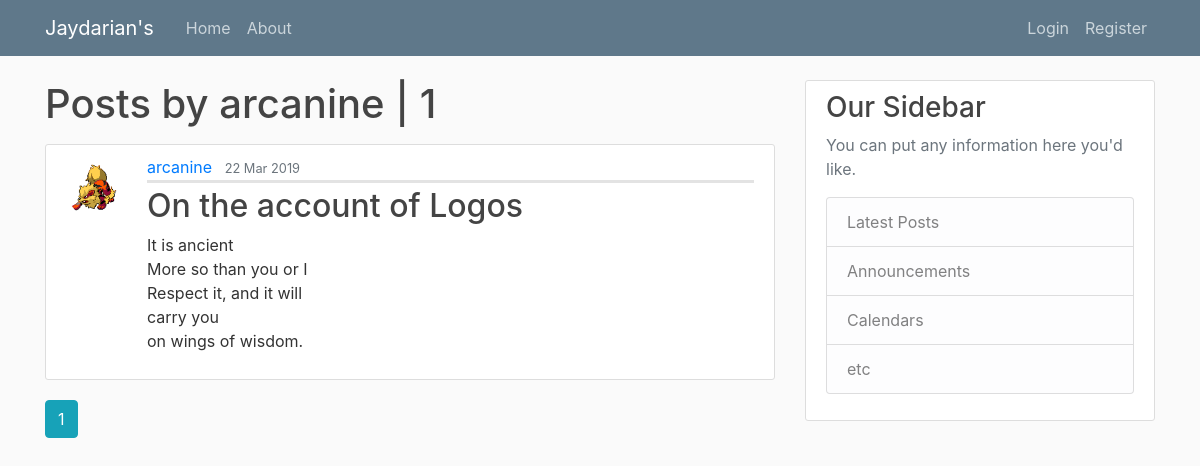
The page /user/arcanine on the database as committed earlier.
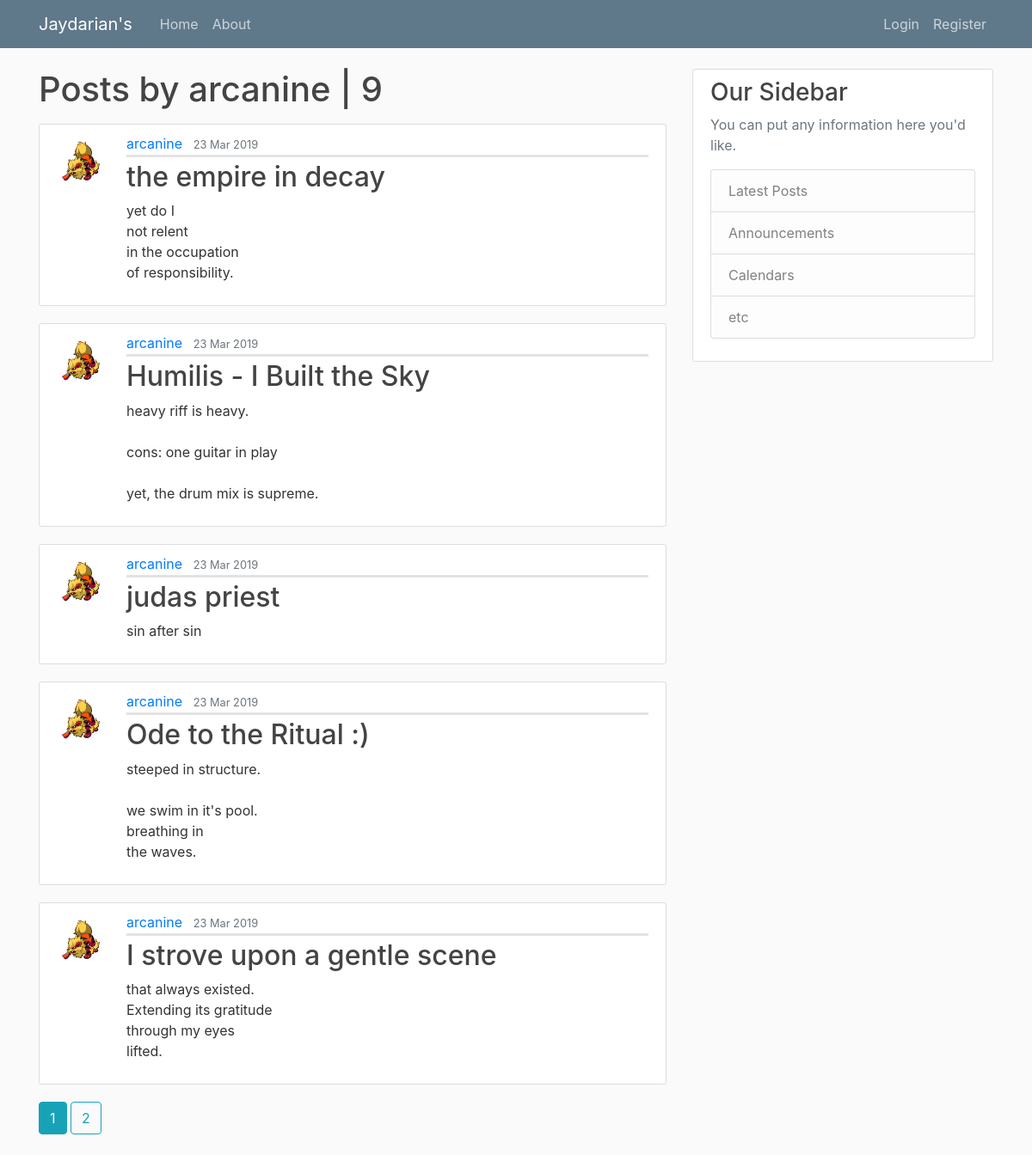
The same page on the database as committed later.
### jay_site/models.py (models this page shows, shortened)
class User(db.Model, UserMixin):
    id = db.Column(db.Integer, primary_key=True)
    username = db.Column(db.String(20), unique=True, nullable=False)
    email = db.Column(db.String(120), unique=True, nullable=False)
    image_file = db.Column(db.String(20), nullable=False, default='default.jpg')
    password = db.Column(db.String(60), nullable=False)
    posts = db.relationship('Post', backref='author', lazy=True)

class Post(db.Model):
    id = db.Column(db.Integer, primary_key=True)
    title = db.Column(db.String(100), nullable=False)
    date_posted = db.Column(db.DateTime, nullable=False, default=datetime.utcnow)
    content = db.Column(db.Text, nullable=False)
    user_id = db.Column(db.Integer, db.ForeignKey('user.id'), nullable=False)

### jay_site/users/routes.py (the view)
@users.route("/user/<string:username>")
def user_posts(username):
    page = request.args.get('page', 1, type=int)  # what ever is after the `?` in the URL
    user = User.query.filter_by(username=username).first_or_404()
    posts = Post.query.filter_by(author=user)\
        .order_by(Post.date_posted.desc())\
        .paginate(page=page, per_page=5)
    return render_template('user_posts.html', posts=posts, user=user)

### jay_site/templates/user_posts.html
{% extends "layout.html" %}
{% block content %}
<h1 class="mb-3">Posts by {{ user.username }} | {{ posts.total }}</h1>
    {% for post in posts.items %}
        <article class="media content-section">
          <img class="rounded-circle article-img" src="{{ url_for('static', filename='profile_pics/' + post.author.image_file) }}">
          <div class="media-body">
            <div class="article-metadata">
              <a class="mr-2" href="{{ url_for('users.user_posts', username=post.author.username) }}">{{ post.author.username }}</a>
              <small class="text-muted">{{ post.date_posted.strftime('%d %b %Y') }}</small>
            </div>
            <h2><a class="article-title" href="{{ url_for('posts.post', post_id=post.id) }}">{{ post.title }}</a></h2>
            <p class="article-content">{{ post.content }}</p>
          </div>
        </article>
    {% endfor %}
    {% for page_num in posts.iter_pages(left_edge=1, right_edge=1, left_current=1, right_current=2) %}
        {% if page_num %}
            {% if posts.page == page_num %}
              <a class="btn btn-info mb-4" href="{{ url_for('users.user_posts', username=user.username, page=page_num) }}">{{ page_num }}</a>
            {% else %}
              <a class="btn btn-outline-info mb-4" href="{{ url_for('users.user_posts', username=user.username, page=page_num) }}">{{ page_num }}</a>
            {% endif %}
        {% else %}
        ...
        {% endif %}
    {% endfor %}
{% endblock content %}

### jay_site/templates/layout.html (shortened to what this page needs)
<!DOCTYPE html>
<html>
<head>
    <link rel="stylesheet" href="https://maxcdn.bootstrapcdn.com/bootstrap/4.0.0/css/bootstrap.min.css">
    <link rel="stylesheet" type="text/css" href="{{ url_for('static', filename='main.css') }}">
</head>
<body>
    <header class="site-header">
      <nav class="navbar navbar-expand-md navbar-dark bg-steel fixed-top">
        <div class="container">
          <a class="navbar-brand mr-4" href="/">Jaydarian's</a>
          <div class="collapse navbar-collapse" id="navbarToggle">
            <div class="navbar-nav mr-auto">
              <a class="nav-item nav-link" href="{{ url_for('main.home') }}">Home</a>
              <a class="nav-item nav-link" href="{{ url_for('main.about') }}">About</a>
            </div>
            <div class="navbar-nav">
              {% if current_user.is_authenticated %}
                <a class="nav-item nav-link" href="{{ url_for('posts.new_post') }}">New Post</a>
                <a class="nav-item nav-link" href="{{ url_for('users.account') }}">Account</a>
                <a class="nav-item nav-link" href="{{ url_for('users.logout') }}">Logout</a>
              {% else %}
                <a class="nav-item nav-link" href="{{ url_for('users.login') }}">Login</a>
                <a class="nav-item nav-link" href="{{ url_for('users.register') }}">Register</a>
              {% endif %}
            </div>
          </div>
        </div>
      </nav>
    </header>
    <main role="main" class="container">
      <div class="row">
        <div class="col-md-8">
          {% block content %}{% endblock %}
        </div>
        <div class="col-md-4">
          <div class="content-section">
            <h3>Our Sidebar</h3>
            <p class='text-muted'>You can put any information here you'd like.
              <ul class="list-group">
                <li class="list-group-item list-group-item-light">Latest Posts</li>
                <li class="list-group-item list-group-item-light">Announcements</li>
                <li class="list-group-item list-group-item-light">Calendars</li>
                <li class="list-group-item list-group-item-light">etc</li>
              </ul>
            </p>
          </div>
        </div>
      </div>
    </main>
</body>
</html>

### jay_site/static/main.css (style rules this page uses)
body { background: #fafafa; color: #333333; margin-top: 5rem; }
h1, h2, h3, h4, h5, h6 { color: #444444; }
.bg-steel { background-color: #5f788a; }
.site-header .navbar-nav .nav-link { color: #cbd5db; }
.content-section { background: #ffffff; padding: 10px 20px; border: 1px solid #dddddd; border-radius: 3px; margin-bottom: 20px; }
.article-title { color: #444444; }
.article-content { white-space: pre-line; }
.article-img { height: 65px; width: 65px; margin-right: 16px; }
.article-metadata { padding-bottom: 1px; margin-bottom: 4px; border-bottom: 3px solid #e3e3e3 }

Rows that differ between the two databases and show on the page:
no longer on this page (row unchanged): Post: image_file (picture), author.username "arcanine", date_posted "22 Mar 2019", title "On the account of Logos", content "It is ancient More so than you or I Respect it, and it will carry you on wings of wisdom."
added Post: image_file (picture), author.username "arcanine", date_posted "23 Mar 2019", title "the empire in decay", content "yet do I not relent in the occupation of responsibility."
added Post: image_file (picture), author.username "arcanine", date_posted "23 Mar 2019", title "Humilis - I Built the Sky", content "heavy riff is heavy. cons: one guitar in play yet, the drum mix is supreme."
added Post: image_file (picture), author.username "arcanine", date_posted "23 Mar 2019", title "judas priest", content "sin after sin"
added Post: image_file (picture), author.username "arcanine", date_posted "23 Mar 2019", title "Ode to the Ritual :)", content "steeped in structure. we swim in it's pool. breathing in the waves."
added Post: image_file (picture), author.username "arcanine", date_posted "23 Mar 2019", title "I strove upon a gentle scene", content "that always existed. Extending its gratitude through my eyes lifted."
Other text that changed with them:
{{ posts.total }}: "1" → "9"
new list line: "2"
